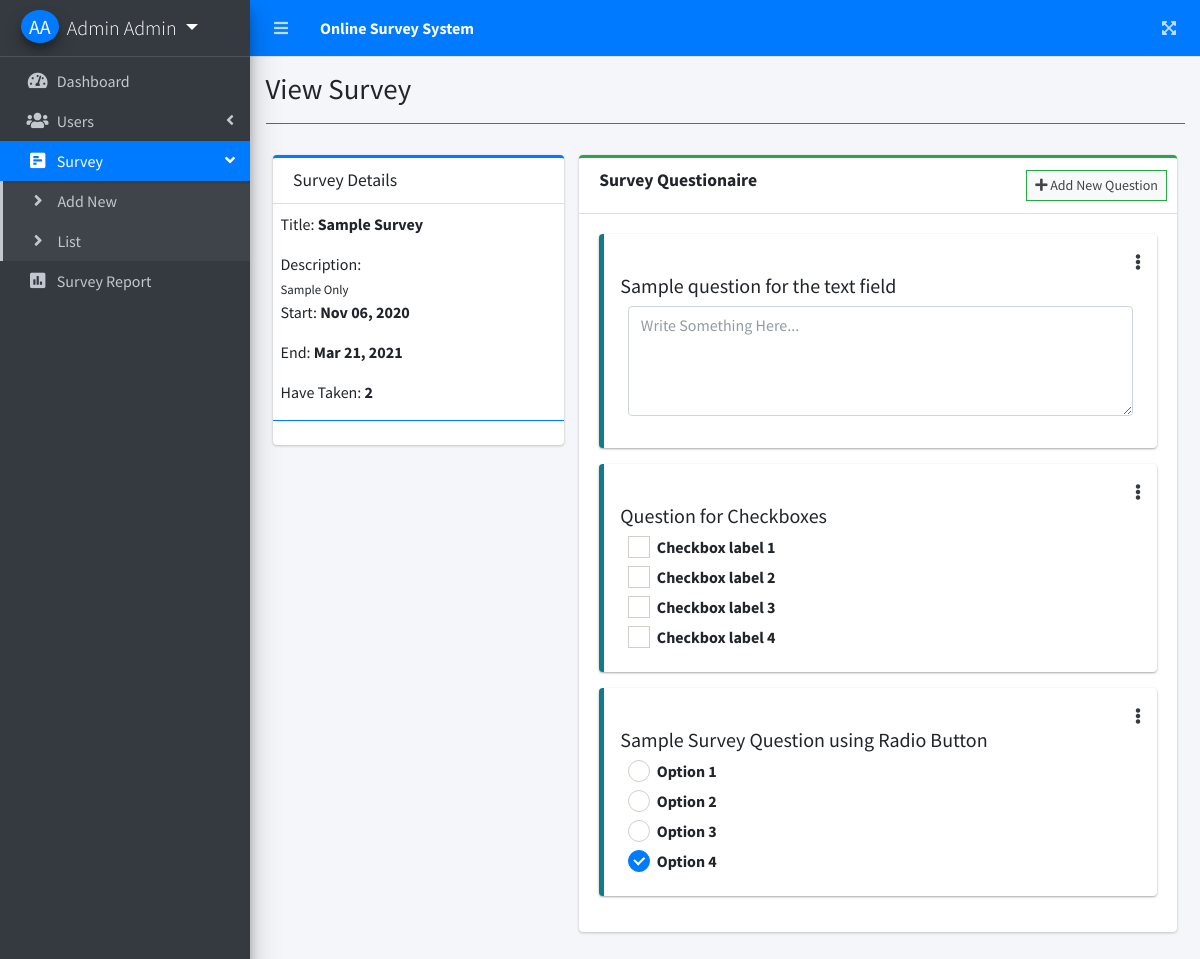
The page /index.php?page=view_survey&id=1 (signed in) on the database its author committed.
### tables this page shows
CREATE TABLE `questions` (
  `id` int(30) NOT NULL,
  `question` text NOT NULL,
  `frm_option` text NOT NULL,
  `type` varchar(50) NOT NULL,
  `order_by` int(11) NOT NULL,
  `survey_id` int(30) NOT NULL,
  `date_created` datetime NOT NULL DEFAULT current_timestamp()
);

### view_survey.php (the view, shortened to what this page needs)
<?php include 'db_connect.php' ?>
<?php
$qry = $conn->query("SELECT * FROM survey_set where id = ".$_GET['id'])->fetch_array();
foreach($qry as $k => $v){
	if($k == 'title')
		$k = 'stitle';
}
$answers = $conn->query("SELECT distinct(user_id) from answers where survey_id ={$id}")->num_rows;
?>
<div class="col-lg-12">
	<div class="row">
		<div class="col-md-4">
			<div class="card card-outline card-primary">
				<div class="card-header">
					<h3 class="card-title">Survey Details</h3>
				</div>
				<div class="card-body p-0 py-2">
					<div class="container-fluid">
						<p>Title: <b><?php echo $stitle ?></b></p>
						<p class="mb-0">Description:</p>
						<small><?php echo $description; ?></small>
						<p>Start: <b><?php echo date("M d, Y",strtotime($start_date)) ?></b></p>
						<p>End: <b><?php echo date("M d, Y",strtotime($end_date)) ?></b></p>
						<p>Have Taken: <b><?php echo number_format($answers) ?></b></p>
					</div>
					<hr class="border-primary">
				</div>
			</div>
		</div>
		<div class="col-md-8">
			<div class="card card-outline card-success">
				<div class="card-header">
					<h3 class="card-title"><b>Survey Questionaire</b></h3>
					<div class="card-tools">
						<button class="btn btn-block btn-sm btn-default btn-flat border-success new_question" type="button"><i class="fa fa-plus"></i> Add New Question</button>
					</div>
				</div>
				<form action="" id="manage-sort">
				<div class="card-body ui-sortable">
					<?php
					$question = $conn->query("SELECT * FROM questions where survey_id = $id order by abs(order_by) asc,abs(id) asc");
					while($row=$question->fetch_assoc()):
					?>
					<div class="callout callout-info">
						<div class="row">
							<div class="col-md-12">
								<span class="dropleft float-right">
									<a class="fa fa-ellipsis-v text-dark" href="javascript:void(0)" data-toggle="dropdown" aria-haspopup="true" aria-expanded="false"></a>
								</span>
							</div>
						</div>
						<h5><?php echo $row['question'] ?></h5>
						<div class="col-md-12">
							<?php
								if($row['type'] == 'radio_opt'):
									foreach(json_decode($row['frm_option']) as $k => $v):
							?>
							<div class="icheck-primary">
		                        <label for="option_<?php echo $k ?>"><?php echo $v ?></label>
		                     </div>
								<?php endforeach; ?>
						<?php elseif($row['type'] == 'check_opt'):
									foreach(json_decode($row['frm_option']) as $k => $v):
							?>
							<div class="icheck-primary">
		                        <label for="option_<?php echo $k ?>"><?php echo $v ?></label>
		                     </div>
								<?php endforeach; ?>
						<?php else: ?>
							<div class="form-group">
								<textarea name="answer[<?php echo $row['id'] ?>]" id="" cols="30" rows="4" class="form-control" placeholder="Write Something Here..."></textarea>
							</div>
						<?php endif; ?>
						</div>
					</div>
					<?php endwhile; ?>
				</div>
				</form>
			</div>
		</div>
	</div>
</div>

### index.php (shortened to what this page needs)
<!DOCTYPE html>
<html lang="en">
<?php
	include 'header.php'
?>
<body class="hold-transition sidebar-mini layout-fixed layout-navbar-fixed layout-footer-fixed">
<div class="wrapper">
  <?php include 'topbar.php' ?>
  <?php include 'sidebar.php' ?>
  <div class="content-wrapper">
    <div class="content-header">
      <div class="container-fluid">
        <div class="row mb-2">
          <div class="col-sm-6">
            <h1 class="m-0"><?php echo $title ?></h1>
          </div>
        </div>
            <hr class="border-primary">
      </div>
    </div>
    <section class="content">
      <div class="container-fluid">
         <?php
          $page = isset($_GET['page']) ? $_GET['page'] : 'home';
          include $page.'.php';
          ?>
      </div>
    </section>
  </div>
</div>
</body>
</html>

### header.php (shortened to what this page needs)
<head>
  <?php
  $title = isset($_GET['page']) ? ucwords(str_replace("_", ' ', $_GET['page'])) : "Home";
  ?>
  <link rel="stylesheet" href="assets/plugins/fontawesome-free/css/all.min.css">
  <link rel="stylesheet" href="assets/plugins/overlayScrollbars/css/OverlayScrollbars.min.css">
  <link rel="stylesheet" href="assets/plugins/datatables-bs4/css/dataTables.bootstrap4.min.css">
  <link rel="stylesheet" href="assets/plugins/datatables-responsive/css/responsive.bootstrap4.min.css">
  <link rel="stylesheet" href="assets/plugins/datatables-buttons/css/buttons.bootstrap4.min.css">
  <link rel="stylesheet" href="assets/plugins/select2/css/select2.min.css">
  <link rel="stylesheet" href="assets/plugins/select2-bootstrap4-theme/select2-bootstrap4.min.css">
  <link rel="stylesheet" href="assets/plugins/sweetalert2-theme-bootstrap-4/bootstrap-4.min.css">
  <link rel="stylesheet" href="assets/plugins/toastr/toastr.min.css">
  <link rel="stylesheet" href="assets/plugins/icheck-bootstrap/icheck-bootstrap.min.css">
  <link rel="stylesheet" href="assets/dist/css/adminlte.min.css">
  <link rel="stylesheet" href="assets/dist/css/styles.css">
  <link rel="stylesheet" href="assets/plugins/summernote/summernote-bs4.min.css">
</head>

### topbar.php
<nav class="main-header navbar navbar-expand navbar-primary navbar-dark ">
  <ul class="navbar-nav">
    <li class="nav-item">
      <a class="nav-link" data-widget="pushmenu" href="#" role="button"><i class="fas fa-bars"></i></a>
    </li>
    <li>
      <a class="nav-link text-white"  href="./" role="button"> <large><b>Online Survey System</b></large></a>
    </li>
  </ul>
  <ul class="navbar-nav ml-auto">
    <li class="nav-item">
      <a class="nav-link" data-widget="fullscreen" href="#" role="button">
        <i class="fas fa-expand-arrows-alt"></i>
      </a>
    </li>
  </ul>
</nav>

### sidebar.php (shortened to what this page needs)
<aside class="main-sidebar sidebar-dark-primary elevation-4">
  <div class="dropdown">
 	<a href="javascript:void(0)" class="brand-link dropdown-toggle" data-toggle="dropdown" aria-expanded="true">
      <span class="brand-image img-circle elevation-3 d-flex justify-content-center align-items-center bg-primary text-white font-weight-500" style="width: 38px;height:50px"><?php echo strtoupper(substr($_SESSION['login_firstname'], 0,1).substr($_SESSION['login_lastname'], 0,1)) ?></span>
      <span class="brand-text font-weight-light"><?php echo ucwords($_SESSION['login_firstname'].' '.$_SESSION['login_lastname']) ?></span>
    </a>
  </div>
  <div class="sidebar">
    <nav class="mt-2">
      <ul class="nav nav-pills nav-sidebar flex-column nav-flat" data-widget="treeview" role="menu" data-accordion="false">
        <li class="nav-item dropdown">
          <a href="./" class="nav-link nav-home">
            <i class="nav-icon fas fa-tachometer-alt"></i>
            <p>
              Dashboard
            </p>
          </a>
        </li>
      <?php if($_SESSION['login_type'] == 1): ?>
        <li class="nav-item">
          <a href="#" class="nav-link nav-edit_user">
            <i class="nav-icon fas fa-users"></i>
            <p>
              Users
              <i class="right fas fa-angle-left"></i>
            </p>
          </a>
        </li>
        <li class="nav-item">
          <a href="#" class="nav-link nav-is-tree nav-edit_survey nav-view_survey">
            <i class="nav-icon fa fa-poll-h"></i>
            <p>
              Survey
              <i class="right fas fa-angle-left"></i>
            </p>
          </a>
          <ul class="nav nav-treeview">
            <li class="nav-item">
              <a href="./index.php?page=new_survey" class="nav-link nav-new_survey tree-item">
                <i class="fas fa-angle-right nav-icon"></i>
                <p>Add New</p>
              </a>
            </li>
            <li class="nav-item">
              <a href="./index.php?page=survey_list" class="nav-link nav-survey_list tree-item">
                <i class="fas fa-angle-right nav-icon"></i>
                <p>List</p>
              </a>
            </li>
          </ul>
        </li>
        <li class="nav-item">
          <a href="./index.php?page=survey_report" class="nav-link nav-survey_report">
            <i class="nav-icon fas fa-poll"></i>
            <p>
              Survey Report
            </p>
          </a>
        </li>
      <?php endif; ?>
      </ul>
    </nav>
  </div>
</aside>

### rows shown on the page
questions: question "Sample question for the text field", id "Write Something Here..."
questions: question "Question for Checkboxes", frm_option "Checkbox label 1", frm_option "Checkbox label 2", frm_option "Checkbox label 3", frm_option "Checkbox label 4"
questions: question "Sample Survey Question using Radio Button", frm_option "Option 1", frm_option "Option 2", frm_option "Option 3", frm_option "Option 4"

### other values the page prints
$_SESSION['login_firstname'].' '.$_SESSION['login_lastname'] "Admin Admin"
$title "View Survey"
$stitle "Sample Survey"
$description "Sample Only"
date("M d, Y",strtotime($start_date)) "Nov 06, 2020"
date("M d, Y",strtotime($end_date)) "Mar 21, 2021"
$answers "2"
